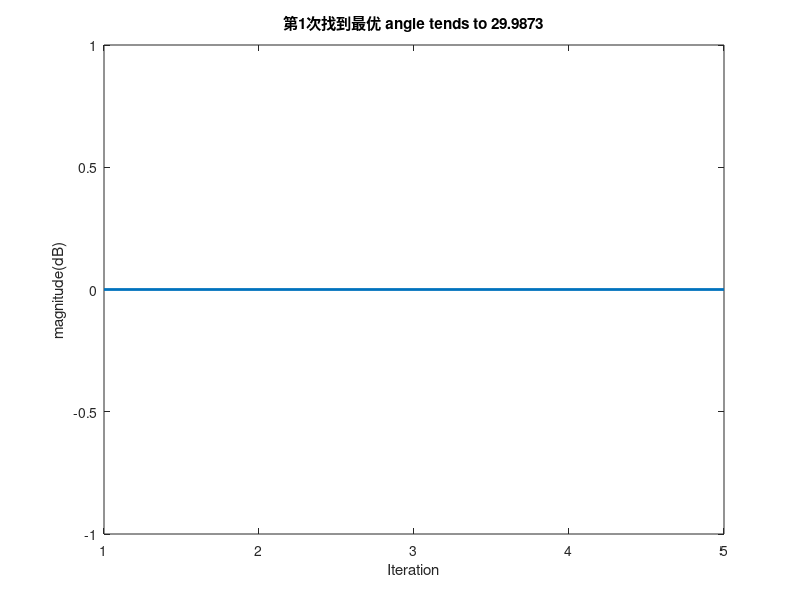
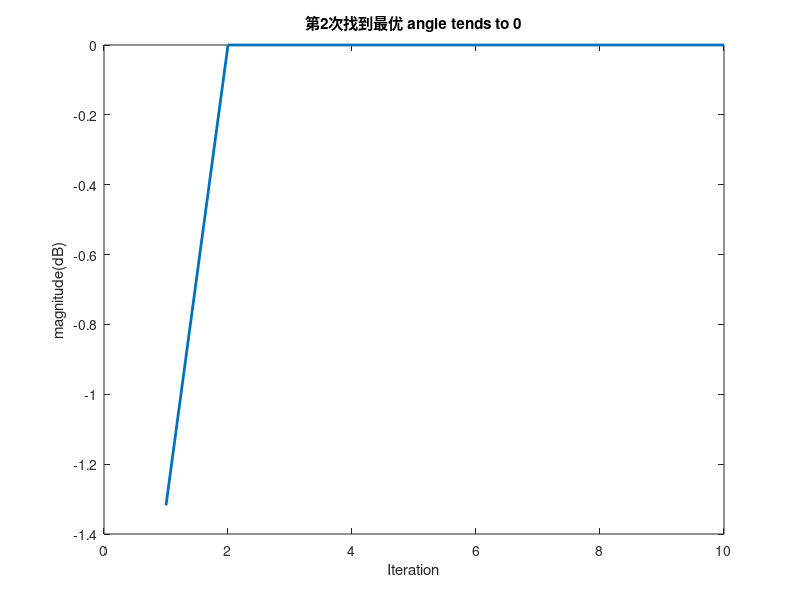
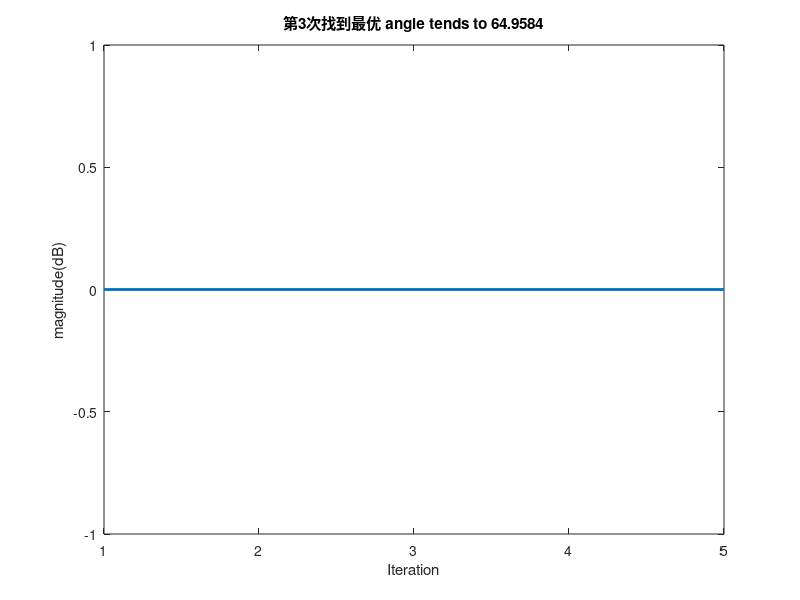
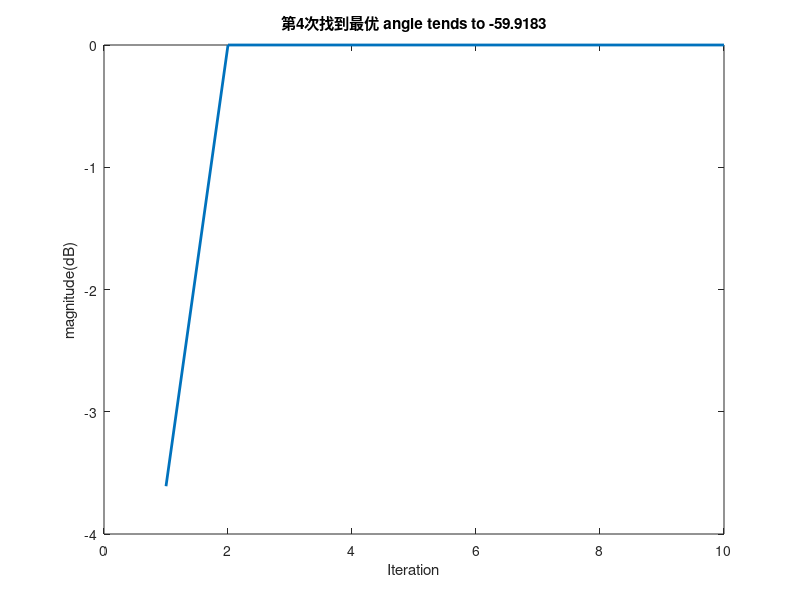

Write the MATLAB code that produced these figures, in order.
%%DOA估计--pso算法
clc;clear;close all;
cd(fileparts(mfilename('fullpath')));
addpath(genpath(cd));
%% Problem Definition
%CostFunction=@(x) Sphere(x);        % Cost Function
nVar=1;             % Number of Decision Variables
VarSize=[1 nVar];   % Size of Decision Variables Matrix
VarMin=-90;         % Lower Bound of Variables
VarMax= 90;         % Upper Bound of Variables
derad=pi/180;                             %角度->弧度
redeg=180/pi;                             %弧度->角度
twpi=2*pi;
kelm=16;                                   %阵元数
dd=0.5;                                   %阵元间距
d=0:dd:(kelm-1)*dd;
iwave=4;                                  %信源数
theta=[-60  0  30  65];                   %波达方向测试数据
pw=[1 0.8 0.7 0.6]';                      %信号功率,维度需要保持和theta一样
nv=ones(1,kelm);                          %归一化噪声方差
snr=20;                                   %信噪比
snr0=10^(snr/10);
n=200;                                    %采样数

%% PSO Parameters
MaxIt=100;       % Maximum Number of Iterations
nPop=50;        % Population Size (Swarm Size)

% PSO Parameters
w=1;            % Inertia Weight
wdamp=0.99;     % Inertia Weight Damping Ratio
c1=1.5;         % Personal Learning Coefficient
c2=2.0;         % Global Learning Coefficient

% If you would like to use Constriction Coefficients for PSO,
% uncomment the following block and comment the above set of parameters.

% % Constriction Coefficients
% phi1=2.05;
% phi2=2.05;
% phi=phi1+phi2;
% chi=2/(phi-2+sqrt(phi^2-4*phi));
% w=chi;          % Inertia Weight
% wdamp=1;        % Inertia Weight Damping Ratio
% c1=chi*phi1;    % Personal Learning Coefficient
% c2=chi*phi2;    % Global Learning Coefficient

% Velocity Limits
VelMax=0.5*(VarMax-VarMin);
VelMin=-VelMax;

%% 搜索过程
angel = [];                     % 搜索获得的角度
count=0;counta=1;               % count表示得到的局部最优解的个数，counta表示找到的最优个数
BestC = [];                     % 存储找到的所有最优功率和所有最优角度   
BestP = [];
while counta <= iwave                   % 信源数即为局部最优解的个数
    w=1;            % Inertia Weight
    count=count+1;
    disp(['--->第',num2str(count),'次尝试寻找最优角度']);
    
    %% Function And Init
    A=exp(-1i*twpi*d.'*sin(theta*derad));     %方向向量
    K=length(d);                              %k其实等于阵元数
    cr=zeros(K,K);
    L=length(theta);                          %L为测试角度的总个数
    data=randn(L,n);
    data=sign(data);
    s=diag(pw)*data;                          %信源信号3*200                   
    received_signal=A*s;                      %接受信号
    cx=received_signal+diag(sqrt(nv/snr0/2))*(randn(K,n)+1i*randn(K,n));%增加噪声
    Rxx=cx*cx'/n;
    G=Rxx(:,1:iwave);
    H=Rxx(:,iwave+1:end);
    P=inv(G'*G)*G'*H;                         %传播算子矩阵
    Q=[P',-diag(ones(1,kelm-iwave))];         %Q矩阵
  
    %% Initialization
    empty_particle.Position=[];
    empty_particle.Cost=[];
    empty_particle.Velocity=[];
    empty_particle.Best.Position=[];
    empty_particle.Best.Cost=[];

    particle=repmat(empty_particle,nPop,1);

    GlobalBest.Cost=inf;
    GlobalBest.Position=zeros(1,nVar);

    for i=1:nPop

        % Initialize Position
        particle(i).Position=unifrnd(VarMin,VarMax,VarSize);

        % Initialize Velocity
        particle(i).Velocity=zeros(VarSize);

        % Evaluation
        %particle(i).Cost=CostFunction(particle(i).Position);
        phim=derad*particle(i).Position;
        a=exp(-1i*twpi*d*sin(phim)).';
        SP=1/(a'*(Q'*Q)*a);
        SP=abs(SP);
        particle(i).Cost=-SP;

        % Update Personal Best
        particle(i).Best.Position=particle(i).Position;
        particle(i).Best.Cost=particle(i).Cost;

        % Update Global Best
        if particle(i).Best.Cost<GlobalBest.Cost
            GlobalBest=particle(i).Best;
        end
    end
    BestCost=[];
    BestPosition=[];

    %% PSO Main Loop
    for it=1:MaxIt
        for i=1:nPop
            % Update Velocity
            particle(i).Velocity = w*particle(i).Velocity ...
                +c1*rand(VarSize).*(particle(i).Best.Position-particle(i).Position) ...
                +c2*rand(VarSize).*(GlobalBest.Position-particle(i).Position);

            % Apply Velocity Limits
            particle(i).Velocity = max(particle(i).Velocity,VelMin);
            particle(i).Velocity = min(particle(i).Velocity,VelMax);

            % Update Position
            particle(i).Position = particle(i).Position + particle(i).Velocity;

            % Velocity Mirror Effect
            IsOutside=(particle(i).Position<VarMin | particle(i).Position>VarMax);
            particle(i).Velocity(IsOutside)=-particle(i).Velocity(IsOutside);

            % Apply Position Limits
            particle(i).Position = max(particle(i).Position,VarMin);
            particle(i).Position = min(particle(i).Position,VarMax);

            % Evaluation
            %particle(i).Cost = CostFunction(particle(i).Position);
            phim=derad*particle(i).Position;
            a=exp(-1i*twpi*d*sin(phim)).';
            SP=1/(a'*(Q'*Q)*a);
            SP=abs(SP);
            particle(i).Cost=-SP;

            % Update Personal Best
            if particle(i).Cost<particle(i).Best.Cost

                particle(i).Best.Position=particle(i).Position;
                particle(i).Best.Cost=particle(i).Cost;

                % Update Global Best
                if particle(i).Best.Cost<GlobalBest.Cost
                    GlobalBest=particle(i).Best;
                end
            end
        end

        BestCost(it,:) = GlobalBest.Cost;
        BestPosition(it,:) = GlobalBest.Position;
        
        if mod(it,5) == 0  % 每隔5次数打印一次
            disp(['  Iteration ' num2str(it) ': Best Cost = ' num2str(BestCost(it)) ...
                ' Angle = ' num2str(BestPosition(it))]);
            
            % 判断是否连续5个都相差在1度范围内,是则跳出，
            % 判断是否陷入局部，超过5次角度接近相似，跳出循环，重新初始化寻找
            if all(abs(BestPosition(it-4:it-1)-BestPosition(it))<=1)                    
                break;
            end
        end

        w=w*wdamp;
    end   

    %% 判断寻找到的角度是否重复，如果重复则不存储
    if count == 1
        angel(counta) = GlobalBest.Position;         
    else        
        if all(abs(angel-GlobalBest.Position)>1)   %判断是否找到相似角度，超过1度，不相似可以存储
            angel(counta) = GlobalBest.Position;
        else
            continue; 
        end
    end
    disp([' * 找到', num2str(counta),' 个最优角度']);

    % 计算功率
    CostRate=abs(BestCost);
    CostRate_Max=max(CostRate);
    CostRate=10*log10(CostRate/CostRate_Max);

    % 绘画出适应度函数值
    figure;
    plot(CostRate,'LineWidth',2);
    title(['第',num2str(counta),'次找到最优',' angle tends to ',num2str(GlobalBest.Position)]);
    xlabel('Iteration');
    ylabel('magnitude(dB)');

    % 存储找到的最优功率和最优角度
    BestC=[BestC;CostRate];
    BestP=[BestP;BestPosition];
    
    counta = counta+1;        
end

figure; % 真实与实验获得对比
plot(sort(theta),"g",'LineWidth',2);
hold on
plot(sort(angel),'r*');
hold on
plot(sort(theta),'b.');
legend('真实角度波形','实验值','真实值');
title(' 真实与实验获得对比 ');
xlabel('Numbers');
ylabel('angels');
set(gca,'XTick',1:iwave)
grid on;

figure; % 所有寻找到的功率变化
plot(BestC,'LineWidth',2);
title('所有寻找到的功率变化');
xlabel('Iteration');
ylabel('magnitude/(dB)');

figure; % 所有寻找到的角度变化
plot(BestP,'LineWidth',2);
title('所有寻找到的角度变化');
xlabel('Iteration');
ylabel('angle/(度)');
angel